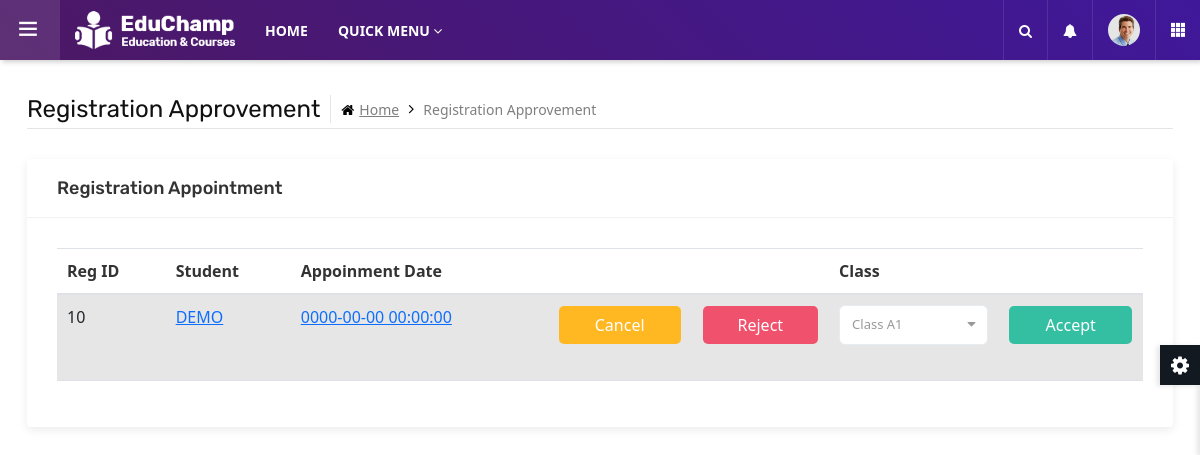
The page /regApproval.php (signed in) on the database as committed earlier.
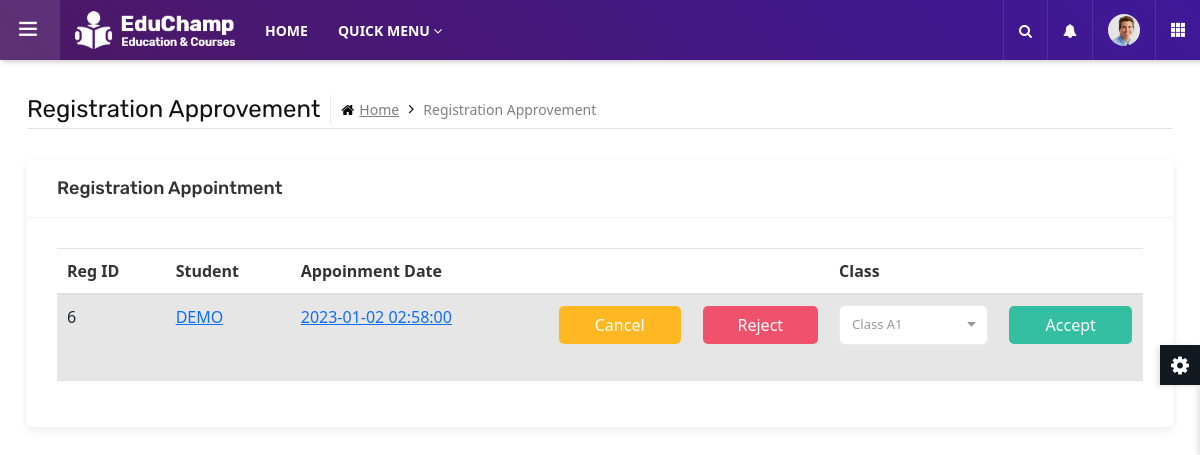
The same page on the database as committed later.
### tables this page shows
CREATE TABLE `regapp` (
  `rID` int(11) NOT NULL,
  `tIC` char(12) DEFAULT NULL,
  `stdMKN` char(12) NOT NULL,
  `rTime` timestamp NOT NULL DEFAULT current_timestamp() ON UPDATE current_timestamp()
);

CREATE TABLE `student` (
  `stdMKN` char(12) NOT NULL,
  `stdName` varchar(50) NOT NULL,
  `stdGender` tinyint(1) NOT NULL,
  `stdAge` decimal(2,0) NOT NULL,
  `stdDOB` date NOT NULL,
  `stdFavorColor` varchar(20) DEFAULT NULL,
  `stdDiapers` tinyint(1) NOT NULL,
  `stdSession` varchar(2) NOT NULL,
  `stdMeal` varchar(2) NOT NULL,
  `stdPhoto` varchar(40) NOT NULL,
  `stdRegStatus` tinyint(2) NOT NULL,
  `pIC` char(12) NOT NULL,
  `clsName` varchar(20) DEFAULT NULL,
  `prgName` varchar(50) DEFAULT NULL
);

CREATE TABLE `class` (
  `clsName` varchar(20) NOT NULL,
  `prgName` varchar(50) DEFAULT NULL
);

### regApproval.php (the view, shortened to what this page needs)
<?php
include "sessionStaff.php";
include "dbconnect.php"
?>
	<main class="ttr-wrapper">
		<div class="container-fluid">
			<div class="db-breadcrumb">
				<h4 class="breadcrumb-title">Registration Approvement</h4>
				<ul class="db-breadcrumb-list">
					<li><a href="#"><i class="fa fa-home"></i>Home</a></li>
					<li>Registration Approvement</li>
				</ul>
			</div>
			<div class="row">
				<div class="col-lg-12 m-b30">
					<div class="widget-box">
						<div class="wc-title">
							<h4>Registration Appointment</h4>
						</div>
						<div class="widget-inner">
                            <table class="table table-striped table-hover ">
                                <thead>
                                    <tr>
                                    <th>Reg ID</th>
                                    <th>Student</th>
                                    <th>Appoinment Date</th>
                                    <th></th>
                                    <th></th>
                                    <th>Class</th>
                                    <th></th>
                                    </tr>
                                </thead>
                                <tbody>
                            <?php
                                $query = "SELECT rID, Student.stdMKN, stdName, rTime, prgName  FROM RegApp JOIN Student ON Student.stdMKN = RegApp.stdMKN WHERE tIC = '$_SESSION[tIC]' AND stdRegStatus = 1";
                                $result = mysqli_query($con, $query);
                                while( $row = mysqli_fetch_array($result)){
                                    echo "
                                    <tr>
                                    <td>$row[rID]</td>
                                    <td><a href = '#'>$row[stdName]</a></td>
                                    <td><a href = '#'>$row[rTime]</a></td>
                                    <form method = 'post' action = 'regApprovalProcess.php'>
                                        <input type = 'hidden' name = 'rID' value = $row[rID]>
                                        <input type = 'hidden' name = 'stdMKN' value = $row[stdMKN]>
                                        <td><div class = 'form-group'><input type = 'submit' class = 'form-control btn yellow' name = 'operation' value = 'Cancel'></div></td>
                                        <td><div class = 'form-group'><input type = 'submit' class = 'form-control btn red' name = 'operation' value = 'Reject'></div></td>
                                        <td>
                                        <select name = 'clsName' id='select'>
                                    ";
                                    $queryClass = "SELECT * FROM Class Where prgName = '$row[prgName]' ";
                                    $resultClass = mysqli_query($con, $queryClass);
                                        while( $rowClass = mysqli_fetch_array($resultClass) ){
                                            echo "<option value = '$rowClass[clsName]'> $rowClass[clsName] </option>";
                                    }
                                    echo "
                                        </select>
                                        </td>
                                        <td><div class = 'form-group'><input type = 'submit' class = 'form-control btn green' name = 'operation' value = 'Accept'></div></td>
                                    </form>
                                    </tr>
                                    ";
                                }
                            ?>
                                </tbody>
                            </table>
						</div>
					</div>
				</div>
			</div>
		</div>
	</main>
</body>
</html>

### sessionStaff.php (shortened to what this page needs)
<?php
if( isset($_SESSION["teac_session_id"]) ){
    include "leftSideBarTeac.php";
}else{
    include "leftSideBarAdmin.php";
}
?>

### leftSideBarTeac.php (shortened to what this page needs)
<!DOCTYPE html>
<html lang="en">
<head>
	<link rel="stylesheet" type="text/css" href="assets/css/assets.css">
	<link rel="stylesheet" type="text/css" href="assets/vendors/calendar/fullcalendar.css">
	<link rel="stylesheet" type="text/css" href="assets/css/typography.css">
	<link rel="stylesheet" type="text/css" href="assets/css/shortcodes/shortcodes.css">
	<link rel="stylesheet" type="text/css" href="assets/css/style.css">
	<link rel="stylesheet" type="text/css" href="assets/css/dashboard.css">
	<link rel="stylesheet" type="text/css" href="css/bootstrap5.min.css">
	<link class="skin" rel="stylesheet" type="text/css" href="assets/css/color/color-1.css">
	<link href="https://cdn.jsdelivr.net/npm/bootstrap@5.2.3/dist/css/bootstrap.min.css" rel="stylesheet">
</head>
<body class="ttr-opened-sidebar ttr-pinned-sidebar">
	<header class="ttr-header">
		<div class="ttr-header-wrapper">
			<div class="ttr-toggle-sidebar ttr-material-button">
				<i class="ti-menu ttr-close-icon"></i>
			</div>
			<div class="ttr-logo-box">
				<div>
					<a href="dashboardTeac.php" class="ttr-logo">
						<img class="ttr-logo-desktop" alt="" src="assets/images/logo-white.png" width="160" height="27">
					</a>
				</div>
			</div>
			<div class="ttr-header-menu">
				<ul class="ttr-header-navigation">
					<li>
						<a href="../dashboardTeac.php" class="ttr-material-button ttr-submenu-toggle">HOME</a>
					</li>
					<li>
						<a href="#" class="ttr-material-button ttr-submenu-toggle">QUICK MENU <i class="fa fa-angle-down"></i></a>
					</li>
				</ul>
			</div>
			<div class="ttr-header-right ttr-with-seperator">
				<ul class="ttr-header-navigation">
					<li>
						<a href="#" class="ttr-material-button ttr-search-toggle"><i class="fa fa-search"></i></a>
					</li>
					<li>
						<a href="#" class="ttr-material-button ttr-submenu-toggle"><i class="fa fa-bell"></i></a>
					</li>
					<li>
						<a href="#" class="ttr-material-button ttr-submenu-toggle"><span class="ttr-user-avatar"><img alt="" src="assets/images/testimonials/pic3.jpg" width="32" height="32"></span></a>
					</li>
					<li class="ttr-hide-on-mobile">
						<a href="#" class="ttr-material-button"><i class="ti-layout-grid3-alt"></i></a>
					</li>
				</ul>
			</div>
		</div>
	</header>

### assets/css/typography.css (style rules this page uses)
body { background-color: #fff; font-family: Rubik; font-size: 16px; font-weight: 400; color:#505050; padding: 0; margin: 0; overflow-x: hidden; -webkit-font-smoothing: antialiased; font-smoothing: antialiased; -moz-osx-font-smoothing: grayscale; scroll-behavior: smooth; }
a { color: #6f6f6f; outline: 0 none; text-decoration: none; }
img { border-style: none; height: auto; max-width: 100%; vertical-align: middle; }
section, article, aside, details, figcaption, figure, footer, header, hgroup, main, menu, nav, summary { display: block; }
table { background-color: transparent; width: 100%; }
table thead th { color: #333; }
table td { padding: 15px 10px; }
p, address, pre, hr, ul, ol, dl, dd, table { margin-bottom: 24px; }
h1, h2, h3, h4, h5, h6 { color: #111111; font-family: rubik; margin-top:0; }
h4 { font-size: 22px; line-height: 28px; margin-bottom: 15px; font-weight: 500; }
dl, ul, ol { list-style-position: outside; padding: 0; }
ul, ol { margin-bottom: 24px; }
ul li, ol li { padding: 0; }
.m-b30 { margin-bottom: 30px; }

### assets/css/color/color-1.css (style rules this page uses)
:root { --primary: #4c1864; --sc-primary: #4d0a91; }
.bg-primary,.btn,.comments-area .comment-form p input[type="submit"],.pagination > .active > a,.pagination > .active > span,.pagination > .active > a:hover,.pagination > .active > span:hover,.pagination > .active > a:focus,.pagination > .active > span:focus,.feature-filters .active > [class*="btn"],.list-num-count > li:before,.pagination-bx.primary .pagination > li > a, .pagination-bx.primary .pagination > li > span,button.back-to-top,.rev-btn { background-color: #4c1864; }
a,.text-primary,.primary li:before,.menu-links .nav > li.active > a,.menu-links .nav > li:hover > a,.menu-links .nav > li .mega-menu > li ul a:hover,.menu-links .nav > li .sub-menu li:hover > a,footer a:active,footer a:focus,footer a:hover,footer h1 a,footer h2 a,footer h3 a,footer h4 a,footer h5 a,footer h6 a,footer p a,.testimonial-1 .testimonial-position,.acod-head a:after,.acod-head a,.acod-head a:hover,.acod-head a.collapsed:hover,.ttr-tabs .nav-tabs > li > a i,h1 a:hover,h2 a:hover,h3 a:hover,h4 a:hover,h5 a:hover,h6 a:hover,.btn.outline,.btn-link:hover { color: #4c1864; }
.ttr-notify-header::after,.widget-bg1,.ttr-search-bar,.ttr-header,.ovpr-dark:after, .pricingtable-main,.account-head:after { background: #4c1864; background: -moz-linear-gradient(45deg, #4c1864 0%, #3f189a 100%); background: -webkit-linear-gradient(45deg, #4c1864 0%,#3f189a 100%); background: linear-gradient(45deg, #4c1864 0%,#3f189a 100%); filter: progid:DXImageTransform.Microsoft.gradient( startColorstr='#4c1864', endColorstr='#3f189a',GradientType=1 ); }
.course-info-list ul li a.active, .course-info-list ul li a:hover,.btn,.profile-tabnav .nav li a.active,button.back-to-top,.upcoming-event-carousel.owl-btn-1 .owl-prev, .upcoming-event-carousel.owl-btn-1 .owl-next,.courses-carousel .owl-nav .owl-next, .courses-carousel .owl-nav .owl-prev, .recent-news-carousel .owl-nav .owl-next, .recent-news-carousel .owl-nav .owl-prev, .testimonial-carousel .owl-nav .owl-next, .testimonial-carousel .owl-nav .owl-prev { background-color:#f7b205; color:#000; }

### assets/css/shortcodes/form.css (style rules this page uses)
.btn, .panel, .form-control, .img-thumbnail, .panel-head ing, .dropdown-menu, .panel-group .panel, .nav-tabs > li > a, .modal-content, .navbar-toggler, .nav-pills > li > a, .pager li > a, .pager li > span, .well, .alert, .list-group-item:first-child, .list-group-item:last-child, .input-group-addon, .btn-group-divides > .btn:not(:first-child):not(:last-child):not(.dropdown-toggle), .btn-group-divides > .btn:last-child:not(:first-child), .btn-group > .dropdown-toggle:not(:first-child), .ttr-booking-form .ttr-extra-services li .feature-box-lg, .ttr-booking-form .ttr-extra-services li.active .feature-box-lg:after, .widget_tag_cloud a, .searchform input[type="text"], .searchform input[type="submit"], ol.comment-list li.comment .comment-body { -webkit-border-radius: 0; -moz-border-radius: 0; border-radius: 0; }
a, .ttr-box, .btn, .form-control, .ov-box, .overlay-icon li a i, .feature-box-xl, .feature-box-lg, .feature-box-md, .feature-box-sm, .feature-box-xs, .navbar-toggler, .menu-logo, .menu-links .nav > li > a, .secondary-menu { -webkit-transition: all 0.2s linear; -moz-transition: all 0.2s linear; -ms-transition: all 0.2s linear; -o-transition: all 0.2s linear; transition: all 0.2s linear; }
.form-group { margin-bottom: 25px; }
.form-control { border-color: #e1e6eb; box-shadow: none; height: 40px; font-size: 13px; line-height: 20px; padding: 9px 12px; }

Rows that differ between the two databases and show on the page:
removed regapp: rID "10", stdMKN.stdName "DEMO", rTime "0000-00-00 00:00:00", class (clsName "Class A1")
added regapp: rID "6", stdMKN.stdName "DEMO", rTime "2023-01-02 02:58:00", class (clsName "Class A1")
